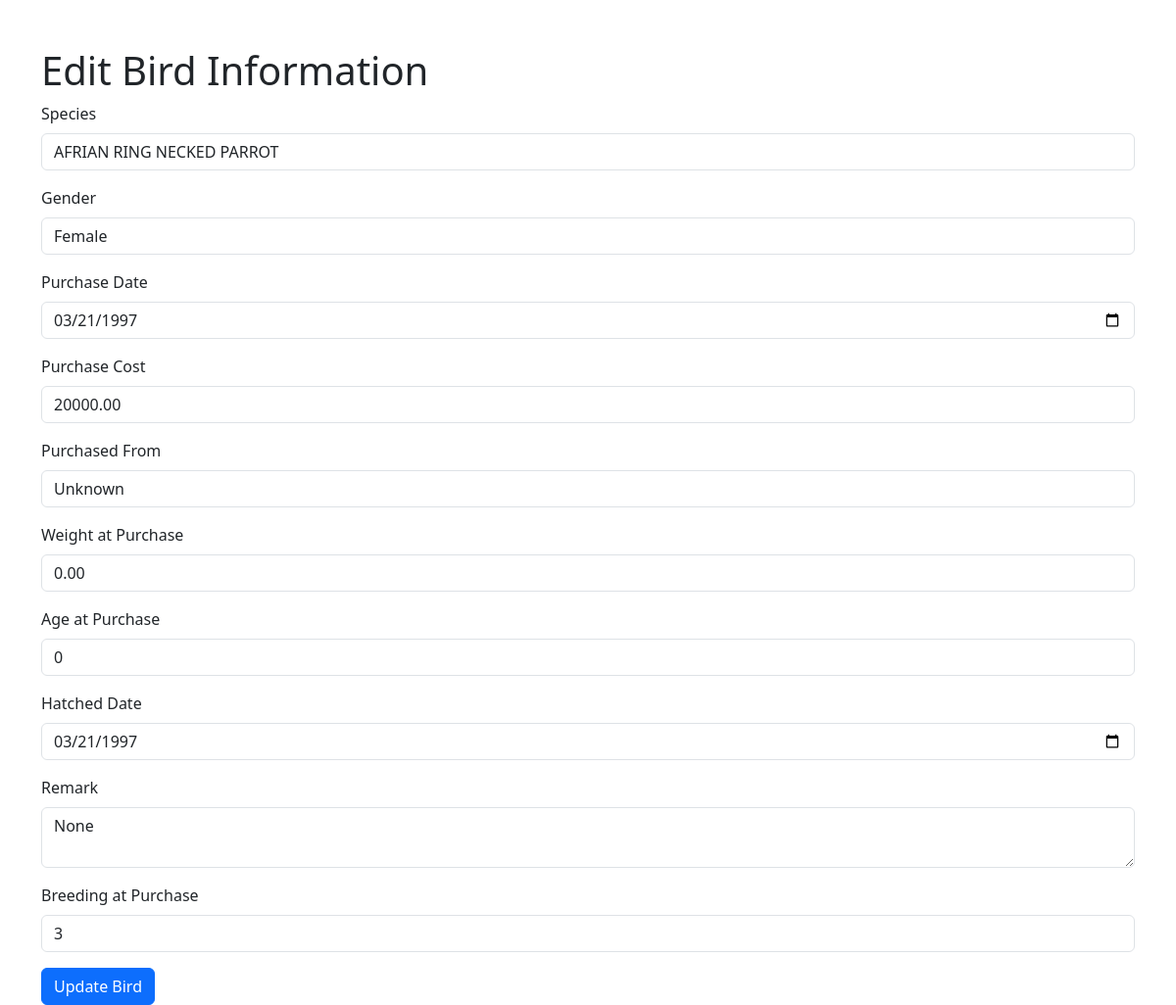
/public/views/edit_bird.php?id=1, run on the app's committed database.
### tables this page shows
CREATE TABLE `birds` (
  `id` int(11) NOT NULL,
  `species` varchar(255) DEFAULT NULL,
  `gender` varchar(50) DEFAULT NULL,
  `purchase_date` date DEFAULT NULL,
  `purchase_cost` decimal(10,2) DEFAULT NULL,
  `purchased_from` varchar(255) DEFAULT NULL,
  `weight_at_purchase` decimal(5,2) DEFAULT NULL,
  `age_at_purchase` int(11) DEFAULT NULL,
  `hatched_date` date DEFAULT NULL,
  `remark` text DEFAULT NULL,
  `breeding_at_purchase` tinyint(1) DEFAULT NULL,
  `created_at` timestamp NOT NULL DEFAULT current_timestamp(),
  `updated_at` timestamp NOT NULL DEFAULT current_timestamp() ON UPDATE current_timestamp(),
  `subspecies` varchar(100) NOT NULL,
  `bird_identifier` varchar(255) DEFAULT NULL
);

### src/controllers/bird_controller.php (called while the page is built, shortened)
<?php
require_once __DIR__ . '/../models/bird.php';
require_once __DIR__ . '/../config/database.php';
class BirdController {
    private $bird;
    public function __construct() {
        $database = new Database();
        $this->db = $database->getConnection();
        $this->bird = new Bird($this->db);
    }
    public function getAllBirds() {
        return $this->bird->getAll();
    }
}

### src/config/database.php (called while the page is built, shortened)
<?php
class Database {
    private $host = "localhost";
    private $db_name = "avs";
    private $username = "root";
    private $password = "";
    public function getConnection() {
        $this->conn = null;
        try {
            $this->conn = new PDO("mysql:host=" . $this->host . ";dbname=" . $this->db_name, $this->username, $this->password);
            $this->conn->exec("set names utf8");
        } catch (PDOException $exception) {
            echo "Connection error: " . $exception->getMessage();
        }
        return $this->conn;
    }
}
?>

### src/models/bird.php (called while the page is built, shortened)
<?php
class Bird {
    private $conn;
    private $table = 'birds';
    public function __construct($db) {
        $this->conn = $db;
    }
    public function getAll() {
        $query = 'SELECT * FROM ' . $this->table;
        $stmt = $this->conn->prepare($query);
        $stmt->execute();
        return $stmt->fetchAll(PDO::FETCH_ASSOC);
    }
}
?>

### public/views/edit_bird.php (the view, shortened to what this page needs)
<?php
require_once '../../src/controllers/bird_controller.php';
if (isset($_GET['id'])) {
    $bird_id = $_GET['id'];
    $controller = new BirdController();
    $bird = $controller->getAllBirds();
    foreach ($bird as $b) {
        if ($b['id'] == $bird_id) {
            $current_bird = $b;
            break;
        }
    }
} else {
    header("Location: birds.php");
    exit;
}
?>
<!DOCTYPE html>
<html lang="en">
<head>
    <link href="https://cdn.jsdelivr.net/npm/bootstrap@5.3.0-alpha1/dist/css/bootstrap.min.css" rel="stylesheet">
</head>
<body>
<div class="container mt-5">
    <h1>Edit Bird Information</h1>
    <form method="POST" action="">
        <div class="mb-3">
            <label for="species" class="form-label">Species</label>
            <input type="text" class="form-control" id="species" name="species" value="<?php echo $current_bird['species']; ?>" required>
        </div>
        <div class="mb-3">
            <label for="gender" class="form-label">Gender</label>
            <select class="form-control" id="gender" name="gender" required>
                <option value="FEMALE" <?php echo $current_bird['gender'] == 'FEMALE' ? 'selected' : ''; ?>>Female</option>
            </select>
        </div>
        <div class="mb-3">
            <label for="purchase_date" class="form-label">Purchase Date</label>
            <input type="date" class="form-control" id="purchase_date" name="purchase_date" value="<?php echo $current_bird['purchase_date']; ?>" required>
        </div>
        <div class="mb-3">
            <label for="purchase_cost" class="form-label">Purchase Cost</label>
            <input type="number" class="form-control" id="purchase_cost" name="purchase_cost" value="<?php echo $current_bird['purchase_cost']; ?>" required>
        </div>
        <div class="mb-3">
            <label for="purchased_from" class="form-label">Purchased From</label>
            <input type="text" class="form-control" id="purchased_from" name="purchased_from" value="<?php echo $current_bird['purchased_from']; ?>" required>
        </div>
        <div class="mb-3">
            <label for="weight_at_purchase" class="form-label">Weight at Purchase</label>
            <input type="number" step="0.01" class="form-control" id="weight_at_purchase" name="weight_at_purchase" value="<?php echo $current_bird['weight_at_purchase']; ?>" required>
        </div>
        <div class="mb-3">
            <label for="age_at_purchase" class="form-label">Age at Purchase</label>
            <input type="text" class="form-control" id="age_at_purchase" name="age_at_purchase" value="<?php echo $current_bird['age_at_purchase']; ?>" required>
        </div>
        <div class="mb-3">
            <label for="hatched_date" class="form-label">Hatched Date</label>
            <input type="date" class="form-control" id="hatched_date" name="hatched_date" value="<?php echo $current_bird['hatched_date']; ?>">
        </div>
        <div class="mb-3">
            <label for="remark" class="form-label">Remark</label>
            <textarea class="form-control" id="remark" name="remark"><?php echo $current_bird['remark']; ?></textarea>
        </div>
        <div class="mb-3">
            <label for="breeding_at_purchase" class="form-label">Breeding at Purchase</label>
            <input type="number" step="0.01" class="form-control" id="breeding_at_purchase" name="breeding_at_purchase" value="<?php echo $current_bird['breeding_at_purchase']; ?>" required>
        </div>
        <button type="submit" class="btn btn-primary">Update Bird</button>
    </form>
</div>
</body>
</html>

### data on the page
birds: species "AFRIAN RING NECKED PARROT", gender "Female", purchase_date "03/21/1997", purchase_cost "20000.00", purchased_from "Unknown", weight_at_purchase "0.00", age_at_purchase "0", hatched_date "03/21/1997", remark "None", breeding_at_purchase "3"
